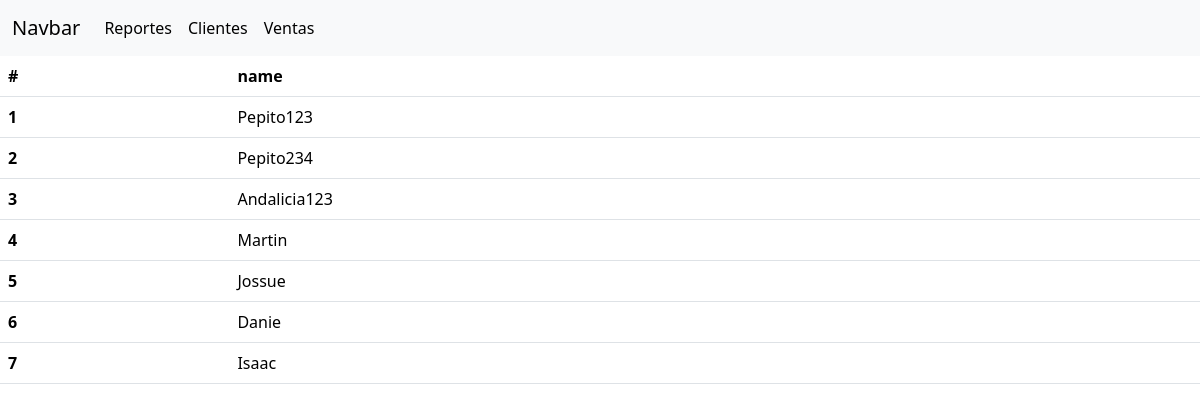
/clients/, run on the app's committed database.
### core/models.py (models this page shows)
class Client(models.Model):
    name = models.CharField(max_length=100)

### core/views.py (the view)
# urls.py: path('clients/', views.clients, name='clients'),
def clients(request):
    return render(request, 'clients.html', {
        'clients': Client.objects.all()
    })

### core/templates/clients.html
{% extends 'layout.html' %}
{% load static %}
{% block body %}
<table class="table">
    <thead>
        <tr>
            <th scope="col">#</th>
            <th scope="col">name</th>
        </tr>
    </thead>
    <tbody>
        {% for client in clients %}
            <tr>
                <th>{{ client.id }}</th>
                <td>{{ client.name }}</td>
            </tr>
        {% endfor %}
    </tbody>
</table>
{% endblock %}

### core/templates/layout.html (shortened to what this page needs)
{% load static %}
<!DOCTYPE html>
<html lang="en">
<head>
    <link href="https://cdn.jsdelivr.net/npm/bootstrap@5.3.3/dist/css/bootstrap.min.css" rel="stylesheet">
</head>
<body>
    <nav class="navbar navbar-expand-lg bg-body-tertiary">
        <div class="container-fluid">
            <a class="navbar-brand" href="#">Navbar</a>
            <div class="collapse navbar-collapse" id="navbarTogglerDemo02">
                <ul class="navbar-nav me-auto mb-2 mb-lg-0">
                    <li class="nav-item">
                        <a class="nav-link active" aria-current="page" href="{% url 'core:report' %}">Reportes</a>
                    </li>
                    <li class="nav-item">
                        <a class="nav-link active" aria-current="page" href="{% url 'core:clients' %}">Clientes</a>
                    </li>
                    <li class="nav-item">
                        <a class="nav-link active" aria-current="page" href="{% url 'core:sales' %}">Ventas</a>
                    </li>
                </ul>
            </div>
        </div>
    </nav>
    {% block body %} {% endblock %}
</body>
</html>

### data on the page
Client: id "1", name "Pepito123"
Client: id "2", name "Pepito234"
Client: id "3", name "Andalicia123"
Client: id "4", name "Martin"
Client: id "5", name "Jossue"
Client: id "6", name "Danie"
Client: id "7", name "Isaac"
